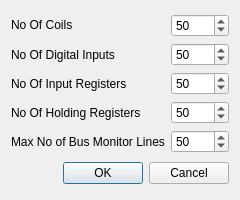
<?xml version="1.0" encoding="UTF-8"?>
<ui version="4.0">
 <class>Settings</class>
 <widget class="QDialog" name="Settings">
  <property name="geometry">
   <rect>
    <x>0</x>
    <y>0</y>
    <width>240</width>
    <height>200</height>
   </rect>
  </property>
  <property name="sizePolicy">
   <sizepolicy hsizetype="Maximum" vsizetype="Maximum">
    <horstretch>0</horstretch>
    <verstretch>0</verstretch>
   </sizepolicy>
  </property>
  <property name="minimumSize">
   <size>
    <width>240</width>
    <height>200</height>
   </size>
  </property>
  <property name="maximumSize">
   <size>
    <width>240</width>
    <height>200</height>
   </size>
  </property>
  <property name="windowTitle">
   <string>Settings</string>
  </property>
  <property name="windowIcon">
   <iconset resource="icons/pyModSlaveQt.qrc">
    <normaloff>:/img/options-16.png</normaloff>:/img/options-16.png</iconset>
  </property>
  <layout class="QVBoxLayout" name="verticalLayout">
   <item>
    <layout class="QGridLayout" name="gridLayout">
     <item row="0" column="2">
      <widget class="QSpinBox" name="sbNoOfCoils">
       <property name="sizePolicy">
        <sizepolicy hsizetype="Preferred" vsizetype="Fixed">
         <horstretch>0</horstretch>
         <verstretch>0</verstretch>
        </sizepolicy>
       </property>
       <property name="minimumSize">
        <size>
         <width>50</width>
         <height>0</height>
        </size>
       </property>
       <property name="maximumSize">
        <size>
         <width>75</width>
         <height>16777215</height>
        </size>
       </property>
       <property name="minimum">
        <number>1</number>
       </property>
       <property name="maximum">
        <number>500</number>
       </property>
       <property name="singleStep">
        <number>10</number>
       </property>
       <property name="value">
        <number>50</number>
       </property>
      </widget>
     </item>
     <item row="2" column="1">
      <widget class="QLabel" name="lblNoOfInputRegs">
       <property name="text">
        <string>No Of Input Registers</string>
       </property>
      </widget>
     </item>
     <item row="2" column="2">
      <widget class="QSpinBox" name="sbNoOfInputRegs">
       <property name="sizePolicy">
        <sizepolicy hsizetype="Preferred" vsizetype="Fixed">
         <horstretch>0</horstretch>
         <verstretch>0</verstretch>
        </sizepolicy>
       </property>
       <property name="minimumSize">
        <size>
         <width>50</width>
         <height>0</height>
        </size>
       </property>
       <property name="maximumSize">
        <size>
         <width>75</width>
         <height>16777215</height>
        </size>
       </property>
       <property name="minimum">
        <number>1</number>
       </property>
       <property name="maximum">
        <number>500</number>
       </property>
       <property name="singleStep">
        <number>10</number>
       </property>
       <property name="value">
        <number>50</number>
       </property>
      </widget>
     </item>
     <item row="0" column="1">
      <widget class="QLabel" name="lblCoils">
       <property name="sizePolicy">
        <sizepolicy hsizetype="Preferred" vsizetype="Fixed">
         <horstretch>0</horstretch>
         <verstretch>0</verstretch>
        </sizepolicy>
       </property>
       <property name="minimumSize">
        <size>
         <width>132</width>
         <height>0</height>
        </size>
       </property>
       <property name="maximumSize">
        <size>
         <width>16777215</width>
         <height>16777215</height>
        </size>
       </property>
       <property name="text">
        <string>No Of Coils</string>
       </property>
      </widget>
     </item>
     <item row="1" column="2">
      <widget class="QSpinBox" name="sbNoOfDigInputs">
       <property name="sizePolicy">
        <sizepolicy hsizetype="Preferred" vsizetype="Fixed">
         <horstretch>0</horstretch>
         <verstretch>0</verstretch>
        </sizepolicy>
       </property>
       <property name="minimumSize">
        <size>
         <width>50</width>
         <height>0</height>
        </size>
       </property>
       <property name="maximumSize">
        <size>
         <width>75</width>
         <height>16777215</height>
        </size>
       </property>
       <property name="minimum">
        <number>1</number>
       </property>
       <property name="maximum">
        <number>500</number>
       </property>
       <property name="singleStep">
        <number>10</number>
       </property>
       <property name="value">
        <number>50</number>
       </property>
      </widget>
     </item>
     <item row="3" column="1">
      <widget class="QLabel" name="lblNoOfHoldingRegs">
       <property name="text">
        <string>No Of Holding Registers</string>
       </property>
      </widget>
     </item>
     <item row="1" column="1">
      <widget class="QLabel" name="lblNoOfDigInputs">
       <property name="text">
        <string>No Of Digital Inputs</string>
       </property>
      </widget>
     </item>
     <item row="3" column="2">
      <widget class="QSpinBox" name="sbNoOfHoldingRegs">
       <property name="sizePolicy">
        <sizepolicy hsizetype="Preferred" vsizetype="Fixed">
         <horstretch>0</horstretch>
         <verstretch>0</verstretch>
        </sizepolicy>
       </property>
       <property name="minimumSize">
        <size>
         <width>50</width>
         <height>0</height>
        </size>
       </property>
       <property name="maximumSize">
        <size>
         <width>75</width>
         <height>16777215</height>
        </size>
       </property>
       <property name="minimum">
        <number>1</number>
       </property>
       <property name="maximum">
        <number>500</number>
       </property>
       <property name="singleStep">
        <number>10</number>
       </property>
       <property name="value">
        <number>50</number>
       </property>
      </widget>
     </item>
     <item row="4" column="1">
      <widget class="QLabel" name="lblMaxNoOfBusMonitorLines">
       <property name="text">
        <string>Max No of Bus Monitor Lines</string>
       </property>
      </widget>
     </item>
     <item row="4" column="2">
      <widget class="QSpinBox" name="sbMaxNoOfBusMonitorLines">
       <property name="maximum">
        <number>100</number>
       </property>
       <property name="value">
        <number>50</number>
       </property>
      </widget>
     </item>
    </layout>
   </item>
   <item>
    <widget class="QDialogButtonBox" name="buttonBox">
     <property name="orientation">
      <enum>Qt::Horizontal</enum>
     </property>
     <property name="standardButtons">
      <set>QDialogButtonBox::Cancel|QDialogButtonBox::Ok</set>
     </property>
    </widget>
   </item>
  </layout>
 </widget>
 <resources>
  <include location="icons/pyModSlaveQt.qrc"/>
 </resources>
 <connections>
  <connection>
   <sender>buttonBox</sender>
   <signal>accepted()</signal>
   <receiver>Settings</receiver>
   <slot>accept()</slot>
   <hints>
    <hint type="sourcelabel">
     <x>248</x>
     <y>254</y>
    </hint>
    <hint type="destinationlabel">
     <x>157</x>
     <y>274</y>
    </hint>
   </hints>
  </connection>
  <connection>
   <sender>buttonBox</sender>
   <signal>rejected()</signal>
   <receiver>Settings</receiver>
   <slot>reject()</slot>
   <hints>
    <hint type="sourcelabel">
     <x>316</x>
     <y>260</y>
    </hint>
    <hint type="destinationlabel">
     <x>286</x>
     <y>274</y>
    </hint>
   </hints>
  </connection>
 </connections>
</ui>
